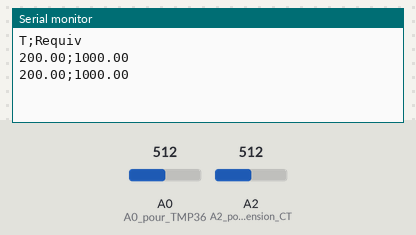
This sketch was run on a simulated Arduino Uno, built with avr-gcc and run on an emulated ATmega328P. On the bench: the last lines printed to the serial monitor. The test bench sets the inputs (shaded band); at power-on: A0 (A0_pour_TMP36) = 512, A2 (A2_pour_div_de_tension_CT) = 512.

Above: at 5.8 s.
5.9 s: A0 (A0_pour_TMP36) set to 716
At 10.7 s:
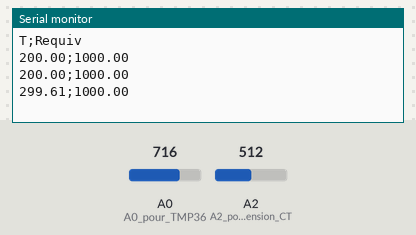
11.9 s: A2 (A2_pour_div_de_tension_CT) set to 716
At 15.8 s:
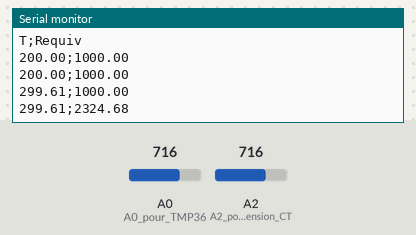
17.9 s: A0 (A0_pour_TMP36) set to 900
At 20.8 s:
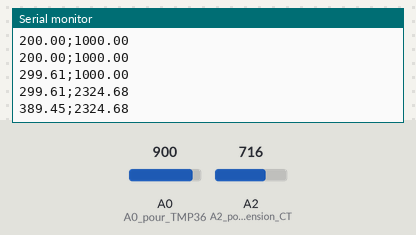
23.9 s: A2 (A2_pour_div_de_tension_CT) set to 900
At 25.9 s:
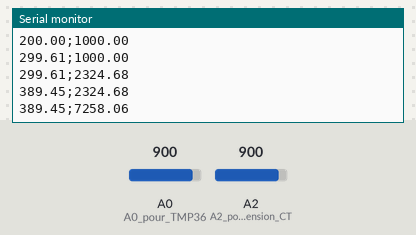
Timing chart, 0 to 27.4 s (numbered marks = the images above; inputs shaded):
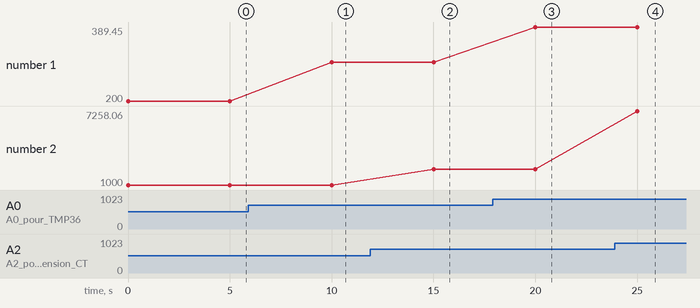

The sketch:

acquisition-debutant-1.ino
```cpp
/*
 * ce programme va permettre de lire température et Réquivalente
 * sur moniteur série en continu
 */

int R0 = 1000 ;

void setup()
	{
	pinMode(A0, INPUT) ;// A0 pour TMP36
	pinMode(A2, INPUT) ; // A2 pour div de tension CTN
	Serial.begin(9600) ;// vitesse de communication
	Serial.println("T;Requiv");
	}


void loop()
	{
	// acquisition de la température
	float valeurAnaTMP36 = analogRead(A0) ;//
	float tensionA0 = valeurAnaTMP36*5.0/1024 ;
	float temperature = (tensionA0-0.5)*100;

	// acquisition de Réquivalente
	float valeurAnaRequiv = analogRead(A2) ;
	float Requiv = R0 * valeurAnaRequiv/(1024.0-valeurAnaRequiv) ;

	// on affiche le couple température ; Requiv
	Serial.print(temperature) ; Serial.print(";") ; Serial.println(Requiv) ;
	delay(5000) ; //
	}
```

Measured:
- after the input at 5.9 s, the serial monitor: prints a new line after 4.1 s (image 1)
- after the input at 11.9 s, the serial monitor: prints a new line after 3.1 s (image 2)
- after the input at 17.9 s, the serial monitor: prints a new line after 2.1 s (image 3)
- after the input at 23.9 s, the serial monitor: prints a new line after 1.1 s (image 4)
- plotted number 1: 200 → 299.61 after the input at 5.9 s, 299.61 → 389.45 after the input at 17.9 s
- plotted number 2: 1000 → 2324.68 after the input at 11.9 s, 2324.68 → 7258.06 after the input at 23.9 s
